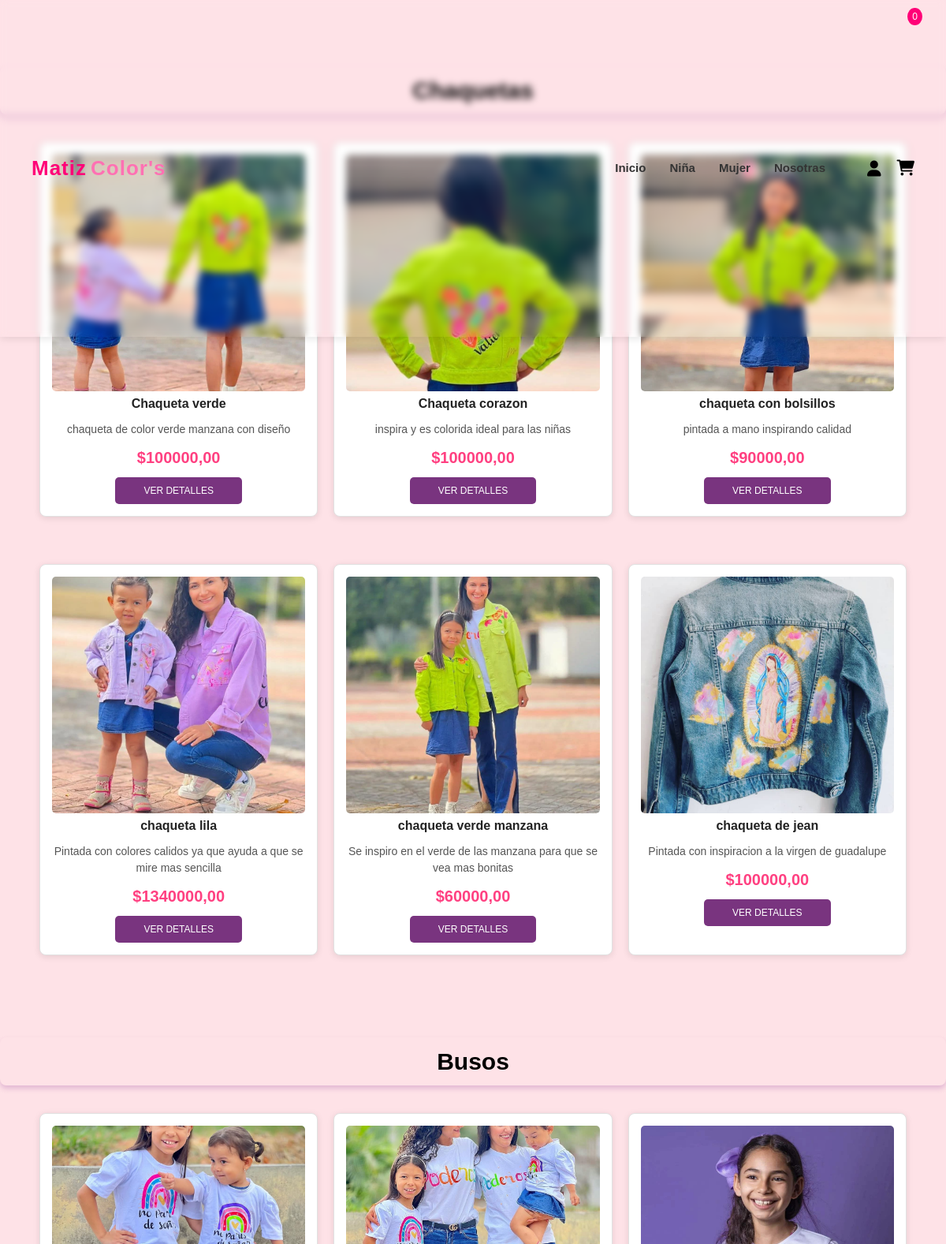
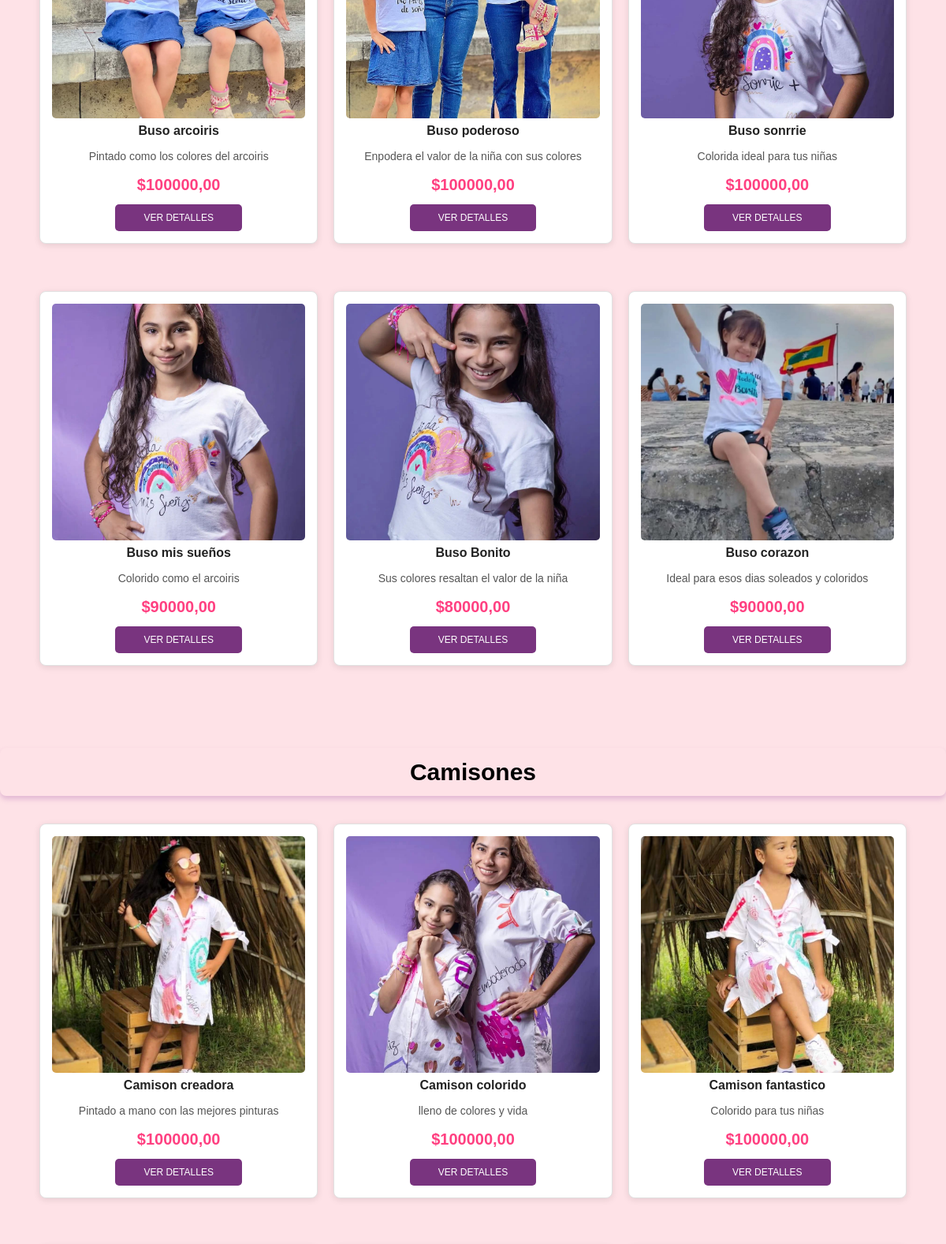
/niña/ (signed in, upper part), run on the app's committed database (2 pictures, top to bottom).
### web/models.py (models this page shows, shortened)
class Producto(models.Model):
    LINEA_CHOICES = [
        ('niña', 'Niña'),
        ('mujer', 'Mujer'),
    ]
    nombre = models.CharField(max_length=255)
    descripcion = models.TextField()
    precio = models.DecimalField(max_digits=10, decimal_places=2, default=0.00)
    imagen = models.ImageField(upload_to='productos/', blank=True, null=True)
    categoria = models.ForeignKey(Categoria, on_delete=models.CASCADE)
    linea = models.CharField(max_length=10, choices=LINEA_CHOICES, default='mujer')
    visible = models.BooleanField(default=True)

class Categoria(models.Model):
    nombre = models.CharField(max_length=100)

### web/views.py (called while the page is built, shortened)
def niña(request):
    categoria_id = request.GET.get('categoria')
    if categoria_id and categoria_id.isdigit():
        producto_lista = Producto.objects.filter(linea="niña", visible=True, categoria_id=int(categoria_id))
    else:
        producto_lista = Producto.objects.filter(linea="niña", visible=True)
    productos_por_categoria = {}
    for producto in producto_lista:
        if producto.categoria.nombre not in productos_por_categoria:
            productos_por_categoria[producto.categoria.nombre] = []
        productos_por_categoria[producto.categoria.nombre].append(producto)
    return render(request, 'niña.html', {
        'productos': producto_lista,
        'productos_por_categoria': productos_por_categoria,
        'categoria_seleccionada': int(categoria_id) if categoria_id and categoria_id.isdigit() else None
    })

### web/templates/niña.html (shortened to what this page needs)
{% extends "base.html" %}
{% load static %}
{% block content %}
<link rel="stylesheet" href="{% static 'galeria.css' %}">
{% if productos_por_categoria %}
    {% for categoria_nombre, productos_lista in productos_por_categoria.items %}
        <h2 class="subcategoria-titulo">{{ categoria_nombre }}</h2>
        <div class="grid productos-container">
            {% for producto in productos_lista %}
                <div class="items"
                     data-id="{{ producto.id }}"
                     data-title="{{ producto.nombre }}"
                     data-price="{{ producto.precio }}"
                     data-img="{{ producto.imagen.url }}">
                    <img src="{{ producto.imagen.url }}" class="imagen-detalle" alt="{{ producto.nombre }}">
                    <div class="info">
                        <h3>{{ producto.nombre }}</h3>
                        <p>{{ producto.descripcion }}</p>
                        <div class="precio">
                                <p>${{ producto.precio }}</p>
                        </div>
                        <button class="ver-detalles">Ver Detalles</button>
                    </div>
                </div>
            {% endfor %}
        </div>
    {% endfor %}
{% else %}
    <p>No hay productos disponibles en esta categoría.</p>
{% endif %}
{% endblock %}

### web/static/basehome.css (style rules this page uses)
* { margin: 0; padding: 0; box-sizing: border-box; list-style: none; text-decoration: none; }
html { font-size: 62.5%; }
body { height: 100%; font-family: 'Arial', sans-serif; background-color: rgb(254, 226, 231); color: #333; line-height: 1.5; display: flex; flex-direction: column; min-height: 100vh; }
img, .iconos_2 i { max-width: 100%; height: auto; }

### web/static/galeria.css (style rules this page uses)
.productos-container { display: flex; flex-wrap: wrap; justify-content: center; gap: 20px; max-width: 1100px; margin: auto; }
.items { flex: 1 1 calc(33.33% - 20px); background-color: #fff; border: solid thin #e1e1e1; text-align: center; padding: 15px; border-radius: 8px; box-shadow: 0px 2px 8px rgba(0, 0, 0, 0.1); transition: transform 0.3s ease; max-width: 400px; margin-bottom: 20px; margin-top: 20px; }
.items img { width: 100%; height: 300px; object-fit: cover; border-radius: 5px; }
.info h3 { font-size: 1.6rem; color: #222; margin-bottom: 10px; }
.info p { font-size: 1.4rem; color: #555; }
.precio { display: flex; justify-content: center; gap: 10px; font-weight: bold; margin: 10px 0; }
.precio p { font-size: 2rem; color: #ff4081; }
.subcategoria-titulo { font-size: 3rem; font-weight: 700; text-align: center; color: #000000; text-transform: capitalize; margin: 15px 0; padding: 8px 15px; display: inline-block; border-radius: 8px; box-shadow: 0px 4px 6px rgba(163, 89, 169, 0.3); margin-top: 7%; }
button.ver-detalles { padding: 10px; width: 50%; background-color: rgb(121, 52, 127); border: none; color: #fff; text-transform: uppercase; font-size: 1.2rem; border-radius: 5px; cursor: pointer; }

### data on the page
Producto: nombre "Chaquetas", imagen (picture), nombre "Chaqueta verde", descripcion "chaqueta de color verde manzana con diseño", precio "100000,00"
Producto: imagen (picture), nombre "Chaqueta corazon", descripcion "inspira y es colorida ideal para las niñas", precio "100000,00"
Producto: imagen (picture), nombre "chaqueta con bolsillos", descripcion "pintada a mano inspirando calidad", precio "90000,00"
Producto: imagen (picture), nombre "chaqueta lila", descripcion "Pintada con colores calidos ya que ayuda a que se mire mas sencilla", precio "1340000,00"
Producto: imagen (picture), nombre "chaqueta verde manzana", descripcion "Se inspiro en el verde de las manzana para que se vea mas bonitas", precio "60000,00"
Producto: imagen (picture), nombre "chaqueta de jean", descripcion "Pintada con inspiracion a la virgen de guadalupe", precio "100000,00"
Producto: nombre "Busos", imagen (picture), nombre "Buso arcoiris", descripcion "Pintado como los colores del arcoiris", precio "100000,00"
Producto: imagen (picture), nombre "Buso poderoso", descripcion "Enpodera el valor de la niña con sus colores", precio "100000,00"
Producto: imagen (picture), nombre "Buso sonrrie", descripcion "Colorida ideal para tus niñas", precio "100000,00"
Producto: imagen (picture), nombre "Buso mis sueños", descripcion "Colorido como el arcoiris", precio "90000,00"
Producto: imagen (picture), nombre "Buso Bonito", descripcion "Sus colores resaltan el valor de la niña", precio "80000,00"
Producto: imagen (picture), nombre "Buso corazon", descripcion "Ideal para esos dias soleados y coloridos", precio "90000,00"
Producto: nombre "Camisones", imagen (picture), nombre "Camison creadora", descripcion "Pintado a mano con las mejores pinturas", precio "100000,00"
Producto: imagen (picture), nombre "Camison colorido", descripcion "lleno de colores y vida", precio "100000,00"
Producto: imagen (picture), nombre "Camison fantastico", descripcion "Colorido para tus niñas", precio "100000,00"

### other printed values
{{ total_items }} "0"
